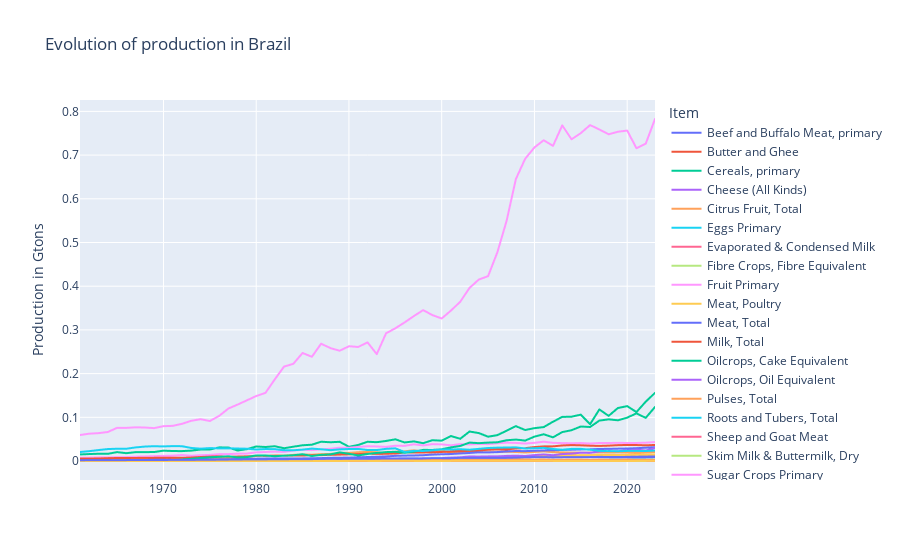

Notebook cell for this chart:
### Markdown cell above
## Brazil

### Code cell
# --- Data prep ---
brazil_prod = get_country_production_items(df_prod, "Brazil")

# --- Plotting ---
px.line(data_frame=brazil_prod, 
       x="Year",
       y="Value",
       color="Item",
       title="Evolution of production in Brazil",
       labels={"Year":"","Value":"Production in Gtons"})
